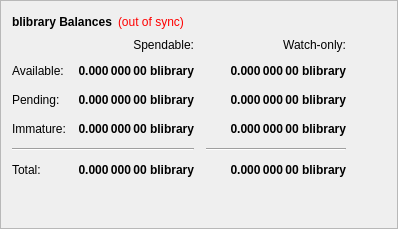
        <widget class="QFrame" name="frame">
         <property name="frameShape">
          <enum>QFrame::StyledPanel</enum>
         </property>
         <property name="frameShadow">
          <enum>QFrame::Raised</enum>
         </property>
         <layout class="QVBoxLayout" name="verticalLayout_4">
          <item>
           <layout class="QHBoxLayout" name="horizontalLayout_4">
            <item>
             <widget class="QLabel" name="label_5">
              <property name="font">
               <font>
                <weight>75</weight>
                <bold>true</bold>
               </font>
              </property>
              <property name="text">
               <string>blibrary Balances</string>
              </property>
             </widget>
            </item>
            <item>
             <widget class="QLabel" name="labelWalletStatus">
              <property name="cursor">
               <cursorShape>WhatsThisCursor</cursorShape>
              </property>
              <property name="toolTip">
               <string>The displayed information may be out of date. Your wallet automatically synchronizes with the blibrary network after a connection is established, but this process has not completed yet.</string>
              </property>
              <property name="styleSheet">
               <string notr="true">QLabel { color: red; }</string>
              </property>
              <property name="text">
               <string notr="true">(out of sync)</string>
              </property>
              <property name="alignment">
               <set>Qt::AlignLeading|Qt::AlignLeft|Qt::AlignVCenter</set>
              </property>
             </widget>
            </item>
            <item>
             <spacer name="horizontalSpacer_3">
              <property name="orientation">
               <enum>Qt::Horizontal</enum>
              </property>
              <property name="sizeHint" stdset="0">
               <size>
                <width>40</width>
                <height>20</height>
               </size>
              </property>
             </spacer>
            </item>
           </layout>
          </item>
          <item>
           <layout class="QGridLayout" name="gridLayout">
            <property name="spacing">
             <number>12</number>
            </property>
            <item row="2" column="2">
             <widget class="QLabel" name="labelWatchPending">
              <property name="font">
               <font>
                <weight>75</weight>
                <bold>true</bold>
               </font>
              </property>
              <property name="cursor">
               <cursorShape>IBeamCursor</cursorShape>
              </property>
              <property name="toolTip">
               <string>Unconfirmed transactions to watch-only addresses</string>
              </property>
              <property name="text">
               <string notr="true">0.000 000 00 blibrary</string>
              </property>
              <property name="alignment">
               <set>Qt::AlignRight|Qt::AlignTrailing|Qt::AlignVCenter</set>
              </property>
              <property name="textInteractionFlags">
               <set>Qt::LinksAccessibleByMouse|Qt::TextSelectableByKeyboard|Qt::TextSelectableByMouse</set>
              </property>
             </widget>
            </item>
            <item row="2" column="1">
             <widget class="QLabel" name="labelUnconfirmed">
              <property name="font">
               <font>
                <weight>75</weight>
                <bold>true</bold>
               </font>
              </property>
              <property name="cursor">
               <cursorShape>IBeamCursor</cursorShape>
              </property>
              <property name="toolTip">
               <string>Total of transactions that have yet to be confirmed, and do not yet count toward the spendable balance</string>
              </property>
              <property name="text">
               <string notr="true">0.000 000 00 blibrary</string>
              </property>
              <property name="alignment">
               <set>Qt::AlignRight|Qt::AlignTrailing|Qt::AlignVCenter</set>
              </property>
              <property name="textInteractionFlags">
               <set>Qt::LinksAccessibleByMouse|Qt::TextSelectableByKeyboard|Qt::TextSelectableByMouse</set>
              </property>
             </widget>
            </item>
            <item row="3" column="2">
             <widget class="QLabel" name="labelWatchImmature">
              <property name="font">
               <font>
                <weight>75</weight>
                <bold>true</bold>
               </font>
              </property>
              <property name="cursor">
               <cursorShape>IBeamCursor</cursorShape>
              </property>
              <property name="toolTip">
               <string>Staked or masternode rewards in watch-only addresses that has not yet matured</string>
              </property>
              <property name="text">
               <string notr="true">0.000 000 00 blibrary</string>
              </property>
              <property name="alignment">
               <set>Qt::AlignRight|Qt::AlignTrailing|Qt::AlignVCenter</set>
              </property>
              <property name="textInteractionFlags">
               <set>Qt::LinksAccessibleByMouse|Qt::TextSelectableByKeyboard|Qt::TextSelectableByMouse</set>
              </property>
             </widget>
            </item>
            <item row="4" column="0" colspan="2">
             <widget class="Line" name="lineSpendableBalance">
              <property name="orientation">
               <enum>Qt::Horizontal</enum>
              </property>
             </widget>
            </item>
            <item row="4" column="2">
             <widget class="Line" name="lineWatchBalance">
              <property name="sizePolicy">
               <sizepolicy hsizetype="Preferred" vsizetype="Fixed">
                <horstretch>0</horstretch>
                <verstretch>0</verstretch>
               </sizepolicy>
              </property>
              <property name="minimumSize">
               <size>
                <width>140</width>
                <height>0</height>
               </size>
              </property>
              <property name="orientation">
               <enum>Qt::Horizontal</enum>
              </property>
             </widget>
            </item>
            <item row="5" column="0">
             <widget class="QLabel" name="labelTotalText">
              <property name="text">
               <string>Total:</string>
              </property>
             </widget>
            </item>
            <item row="3" column="1">
             <widget class="QLabel" name="labelImmature">
              <property name="font">
               <font>
                <weight>75</weight>
                <bold>true</bold>
               </font>
              </property>
              <property name="cursor">
               <cursorShape>IBeamCursor</cursorShape>
              </property>
              <property name="toolTip">
               <string>Staked or masternode rewards that has not yet matured</string>
              </property>
              <property name="text">
               <string notr="true">0.000 000 00 blibrary</string>
              </property>
              <property name="alignment">
               <set>Qt::AlignRight|Qt::AlignTrailing|Qt::AlignVCenter</set>
              </property>
              <property name="textInteractionFlags">
               <set>Qt::LinksAccessibleByMouse|Qt::TextSelectableByKeyboard|Qt::TextSelectableByMouse</set>
              </property>
             </widget>
            </item>
            <item row="2" column="3">
             <spacer name="horizontalSpacer_2">
              <property name="orientation">
               <enum>Qt::Horizontal</enum>
              </property>
              <property name="sizeHint" stdset="0">
               <size>
                <width>40</width>
                <height>20</height>
               </size>
              </property>
             </spacer>
            </item>
            <item row="3" column="0">
             <widget class="QLabel" name="labelImmatureText">
              <property name="text">
               <string>Immature:</string>
              </property>
             </widget>
            </item>
            <item row="5" column="1">
             <widget class="QLabel" name="labelTotal">
              <property name="font">
               <font>
                <weight>75</weight>
                <bold>true</bold>
               </font>
              </property>
              <property name="cursor">
               <cursorShape>IBeamCursor</cursorShape>
              </property>
              <property name="toolTip">
               <string>Your current total balance</string>
              </property>
              <property name="text">
               <string notr="true">0.000 000 00 blibrary</string>
              </property>
              <property name="alignment">
               <set>Qt::AlignRight|Qt::AlignTrailing|Qt::AlignVCenter</set>
              </property>
              <property name="textInteractionFlags">
               <set>Qt::LinksAccessibleByMouse|Qt::TextSelectableByKeyboard|Qt::TextSelectableByMouse</set>
              </property>
             </widget>
            </item>
            <item row="5" column="2">
             <widget class="QLabel" name="labelWatchTotal">
              <property name="font">
               <font>
                <weight>75</weight>
                <bold>true</bold>
               </font>
              </property>
              <property name="cursor">
               <cursorShape>IBeamCursor</cursorShape>
              </property>
              <property name="toolTip">
               <string>Current total balance in watch-only addresses</string>
              </property>
              <property name="text">
               <string notr="true">0.000 000 00 blibrary</string>
              </property>
              <property name="alignment">
               <set>Qt::AlignRight|Qt::AlignTrailing|Qt::AlignVCenter</set>
              </property>
              <property name="textInteractionFlags">
               <set>Qt::LinksAccessibleByMouse|Qt::TextSelectableByKeyboard|Qt::TextSelectableByMouse</set>
              </property>
             </widget>
            </item>
            <item row="0" column="2">
             <widget class="QLabel" name="labelWatchonly">
              <property name="text">
               <string>Watch-only:</string>
              </property>
              <property name="alignment">
               <set>Qt::AlignRight|Qt::AlignTrailing|Qt::AlignVCenter</set>
              </property>
             </widget>
            </item>
            <item row="1" column="0">
             <widget class="QLabel" name="labelBalanceText">
              <property name="text">
               <string>Available:</string>
              </property>
             </widget>
            </item>
            <item row="1" column="1">
             <widget class="QLabel" name="labelBalance">
              <property name="font">
               <font>
                <weight>75</weight>
                <bold>true</bold>
               </font>
              </property>
              <property name="cursor">
               <cursorShape>IBeamCursor</cursorShape>
              </property>
              <property name="toolTip">
               <string>Your current spendable balance</string>
              </property>
              <property name="text">
               <string notr="true">0.000 000 00 blibrary</string>
              </property>
              <property name="alignment">
               <set>Qt::AlignRight|Qt::AlignTrailing|Qt::AlignVCenter</set>
              </property>
              <property name="textInteractionFlags">
               <set>Qt::LinksAccessibleByMouse|Qt::TextSelectableByKeyboard|Qt::TextSelectableByMouse</set>
              </property>
             </widget>
            </item>
            <item row="1" column="2">
             <widget class="QLabel" name="labelWatchAvailable">
              <property name="font">
               <font>
                <weight>75</weight>
                <bold>true</bold>
               </font>
              </property>
              <property name="cursor">
               <cursorShape>IBeamCursor</cursorShape>
              </property>
              <property name="toolTip">
               <string>Your current balance in watch-only addresses</string>
              </property>
              <property name="text">
               <string notr="true">0.000 000 00 blibrary</string>
              </property>
              <property name="alignment">
               <set>Qt::AlignRight|Qt::AlignTrailing|Qt::AlignVCenter</set>
              </property>
              <property name="textInteractionFlags">
               <set>Qt::LinksAccessibleByMouse|Qt::TextSelectableByKeyboard|Qt::TextSelectableByMouse</set>
              </property>
             </widget>
            </item>
            <item row="2" column="0">
             <widget class="QLabel" name="labelPendingText">
              <property name="text">
               <string>Pending:</string>
              </property>
             </widget>
            </item>
            <item row="0" column="1">
             <widget class="QLabel" name="labelSpendable">
              <property name="text">
               <string>Spendable:</string>
              </property>
              <property name="alignment">
               <set>Qt::AlignRight|Qt::AlignTrailing|Qt::AlignVCenter</set>
              </property>
             </widget>
            </item>
           </layout>
          </item>
          <item>
           <spacer name="verticalSpacer_4">
            <property name="orientation">
             <enum>Qt::Vertical</enum>
            </property>
            <property name="sizeHint" stdset="0">
             <size>
              <width>20</width>
              <height>40</height>
             </size>
            </property>
           </spacer>
          </item>
         </layout>
        </widget>
